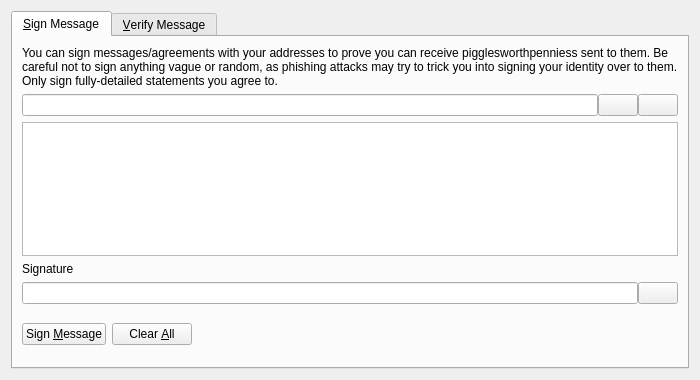
<?xml version="1.0" encoding="UTF-8"?>
<ui version="4.0">
 <class>SignVerifyMessageDialog</class>
 <widget class="QDialog" name="SignVerifyMessageDialog">
  <property name="geometry">
   <rect>
    <x>0</x>
    <y>0</y>
    <width>700</width>
    <height>380</height>
   </rect>
  </property>
  <property name="windowTitle">
   <string>Signatures - Sign / Verify a Message</string>
  </property>
  <property name="modal">
   <bool>true</bool>
  </property>
  <layout class="QVBoxLayout" name="verticalLayout">
   <item>
    <widget class="QTabWidget" name="tabWidget">
     <property name="currentIndex">
      <number>0</number>
     </property>
     <widget class="QWidget" name="tabSignMessage">
      <attribute name="title">
       <string>&amp;Sign Message</string>
      </attribute>
      <layout class="QVBoxLayout" name="verticalLayout_SM">
       <item>
        <widget class="QLabel" name="infoLabel_SM">
         <property name="text">
          <string>You can sign messages/agreements with your addresses to prove you can receive pigglesworthpenniess sent to them. Be careful not to sign anything vague or random, as phishing attacks may try to trick you into signing your identity over to them. Only sign fully-detailed statements you agree to.</string>
         </property>
         <property name="textFormat">
          <enum>Qt::PlainText</enum>
         </property>
         <property name="wordWrap">
          <bool>true</bool>
         </property>
        </widget>
       </item>
       <item>
        <layout class="QHBoxLayout" name="horizontalLayout_1_SM">
         <property name="spacing">
          <number>0</number>
         </property>
         <item>
          <widget class="QValidatedLineEdit" name="addressIn_SM">
           <property name="toolTip">
            <string>The PigglesworthPennies address to sign the message with</string>
           </property>
          </widget>
         </item>
         <item>
          <widget class="QPushButton" name="addressBookButton_SM">
           <property name="toolTip">
            <string>Choose previously used address</string>
           </property>
           <property name="text">
            <string/>
           </property>
           <property name="icon">
            <iconset resource="../bitcoin.qrc">
             <normaloff>:/icons/address-book</normaloff>:/icons/address-book</iconset>
           </property>
           <property name="shortcut">
            <string>Alt+A</string>
           </property>
           <property name="autoDefault">
            <bool>false</bool>
           </property>
          </widget>
         </item>
         <item>
          <widget class="QPushButton" name="pasteButton_SM">
           <property name="toolTip">
            <string>Paste address from clipboard</string>
           </property>
           <property name="text">
            <string/>
           </property>
           <property name="icon">
            <iconset resource="../bitcoin.qrc">
             <normaloff>:/icons/editpaste</normaloff>:/icons/editpaste</iconset>
           </property>
           <property name="shortcut">
            <string>Alt+P</string>
           </property>
           <property name="autoDefault">
            <bool>false</bool>
           </property>
          </widget>
         </item>
        </layout>
       </item>
       <item>
        <widget class="QPlainTextEdit" name="messageIn_SM">
         <property name="toolTip">
          <string>Enter the message you want to sign here</string>
         </property>
        </widget>
       </item>
       <item>
        <widget class="QLabel" name="signatureLabel_SM">
         <property name="text">
          <string>Signature</string>
         </property>
         <property name="textFormat">
          <enum>Qt::PlainText</enum>
         </property>
        </widget>
       </item>
       <item>
        <layout class="QHBoxLayout" name="horizontalLayout_2_SM">
         <property name="spacing">
          <number>0</number>
         </property>
         <item>
          <widget class="QLineEdit" name="signatureOut_SM">
           <property name="font">
            <font>
             <italic>true</italic>
            </font>
           </property>
           <property name="readOnly">
            <bool>true</bool>
           </property>
          </widget>
         </item>
         <item>
          <widget class="QPushButton" name="copySignatureButton_SM">
           <property name="toolTip">
            <string>Copy the current signature to the system clipboard</string>
           </property>
           <property name="text">
            <string/>
           </property>
           <property name="icon">
            <iconset resource="../bitcoin.qrc">
             <normaloff>:/icons/editcopy</normaloff>:/icons/editcopy</iconset>
           </property>
           <property name="autoDefault">
            <bool>false</bool>
           </property>
          </widget>
         </item>
        </layout>
       </item>
       <item>
        <layout class="QHBoxLayout" name="horizontalLayout_3_SM">
         <item>
          <widget class="QPushButton" name="signMessageButton_SM">
           <property name="toolTip">
            <string>Sign the message to prove you own this PigglesworthPennies address</string>
           </property>
           <property name="text">
            <string>Sign &amp;Message</string>
           </property>
           <property name="icon">
            <iconset resource="../bitcoin.qrc">
             <normaloff>:/icons/edit</normaloff>:/icons/edit</iconset>
           </property>
           <property name="autoDefault">
            <bool>false</bool>
           </property>
          </widget>
         </item>
         <item>
          <widget class="QPushButton" name="clearButton_SM">
           <property name="toolTip">
            <string>Reset all sign message fields</string>
           </property>
           <property name="text">
            <string>Clear &amp;All</string>
           </property>
           <property name="icon">
            <iconset resource="../bitcoin.qrc">
             <normaloff>:/icons/remove</normaloff>:/icons/remove</iconset>
           </property>
           <property name="autoDefault">
            <bool>false</bool>
           </property>
          </widget>
         </item>
         <item>
          <spacer name="horizontalSpacer_1_SM">
           <property name="orientation">
            <enum>Qt::Horizontal</enum>
           </property>
           <property name="sizeHint" stdset="0">
            <size>
             <width>40</width>
             <height>48</height>
            </size>
           </property>
          </spacer>
         </item>
         <item>
          <widget class="QLabel" name="statusLabel_SM">
           <property name="font">
            <font>
             <weight>75</weight>
             <bold>true</bold>
            </font>
           </property>
           <property name="text">
            <string/>
           </property>
           <property name="wordWrap">
            <bool>true</bool>
           </property>
          </widget>
         </item>
         <item>
          <spacer name="horizontalSpacer_2_SM">
           <property name="orientation">
            <enum>Qt::Horizontal</enum>
           </property>
           <property name="sizeHint" stdset="0">
            <size>
             <width>40</width>
             <height>48</height>
            </size>
           </property>
          </spacer>
         </item>
        </layout>
       </item>
      </layout>
     </widget>
     <widget class="QWidget" name="tabVerifyMessage">
      <attribute name="title">
       <string>&amp;Verify Message</string>
      </attribute>
      <layout class="QVBoxLayout" name="verticalLayout_VM">
       <item>
        <widget class="QLabel" name="infoLabel_VM">
         <property name="text">
          <string>Enter the receiver's address, message (ensure you copy line breaks, spaces, tabs, etc. exactly) and signature below to verify the message. Be careful not to read more into the signature than what is in the signed message itself, to avoid being tricked by a man-in-the-middle attack. Note that this only proves the signing party receives with the address, it cannot prove sendership of any transaction!</string>
         </property>
         <property name="textFormat">
          <enum>Qt::PlainText</enum>
         </property>
         <property name="alignment">
          <set>Qt::AlignLeading|Qt::AlignLeft|Qt::AlignTop</set>
         </property>
         <property name="wordWrap">
          <bool>true</bool>
         </property>
        </widget>
       </item>
       <item>
        <layout class="QHBoxLayout" name="horizontalLayout_1_VM">
         <property name="spacing">
          <number>0</number>
         </property>
         <item>
          <widget class="QValidatedLineEdit" name="addressIn_VM">
           <property name="toolTip">
            <string>The PigglesworthPennies address the message was signed with</string>
           </property>
          </widget>
         </item>
         <item>
          <widget class="QPushButton" name="addressBookButton_VM">
           <property name="toolTip">
            <string>Choose previously used address</string>
           </property>
           <property name="text">
            <string/>
           </property>
           <property name="icon">
            <iconset resource="../bitcoin.qrc">
             <normaloff>:/icons/address-book</normaloff>:/icons/address-book</iconset>
           </property>
           <property name="shortcut">
            <string>Alt+A</string>
           </property>
           <property name="autoDefault">
            <bool>false</bool>
           </property>
          </widget>
         </item>
        </layout>
       </item>
       <item>
        <widget class="QPlainTextEdit" name="messageIn_VM"/>
       </item>
       <item>
        <widget class="QValidatedLineEdit" name="signatureIn_VM"/>
       </item>
       <item>
        <layout class="QHBoxLayout" name="horizontalLayout_2_VM">
         <item>
          <widget class="QPushButton" name="verifyMessageButton_VM">
           <property name="toolTip">
            <string>Verify the message to ensure it was signed with the specified PigglesworthPennies address</string>
           </property>
           <property name="text">
            <string>Verify &amp;Message</string>
           </property>
           <property name="icon">
            <iconset resource="../bitcoin.qrc">
             <normaloff>:/icons/transaction_0</normaloff>:/icons/transaction_0</iconset>
           </property>
           <property name="autoDefault">
            <bool>false</bool>
           </property>
          </widget>
         </item>
         <item>
          <widget class="QPushButton" name="clearButton_VM">
           <property name="toolTip">
            <string>Reset all verify message fields</string>
           </property>
           <property name="text">
            <string>Clear &amp;All</string>
           </property>
           <property name="icon">
            <iconset resource="../bitcoin.qrc">
             <normaloff>:/icons/remove</normaloff>:/icons/remove</iconset>
           </property>
           <property name="autoDefault">
            <bool>false</bool>
           </property>
          </widget>
         </item>
         <item>
          <spacer name="horizontalSpacer_1_VM">
           <property name="orientation">
            <enum>Qt::Horizontal</enum>
           </property>
           <property name="sizeHint" stdset="0">
            <size>
             <width>40</width>
             <height>48</height>
            </size>
           </property>
          </spacer>
         </item>
         <item>
          <widget class="QLabel" name="statusLabel_VM">
           <property name="font">
            <font>
             <weight>75</weight>
             <bold>true</bold>
            </font>
           </property>
           <property name="text">
            <string/>
           </property>
           <property name="wordWrap">
            <bool>true</bool>
           </property>
          </widget>
         </item>
         <item>
          <spacer name="horizontalSpacer_2_VM">
           <property name="orientation">
            <enum>Qt::Horizontal</enum>
           </property>
           <property name="sizeHint" stdset="0">
            <size>
             <width>40</width>
             <height>48</height>
            </size>
           </property>
          </spacer>
         </item>
        </layout>
       </item>
      </layout>
     </widget>
    </widget>
   </item>
  </layout>
 </widget>
 <customwidgets>
  <customwidget>
   <class>QValidatedLineEdit</class>
   <extends>QLineEdit</extends>
   <header>qvalidatedlineedit.h</header>
  </customwidget>
 </customwidgets>
 <resources>
  <include location="../bitcoin.qrc"/>
 </resources>
 <connections/>
</ui>
